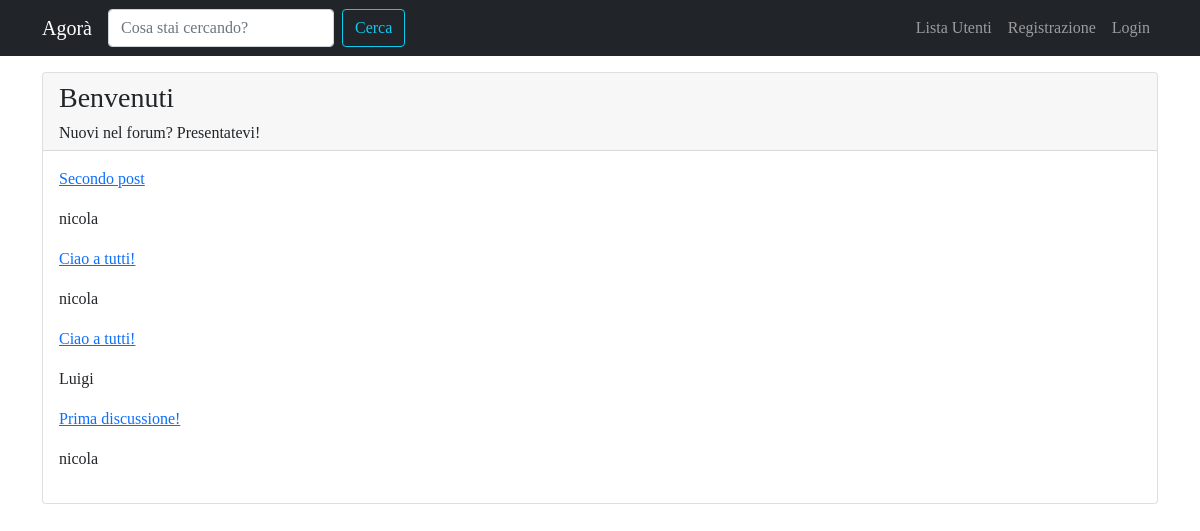
The app's page /forum/sezione/1/, older data.
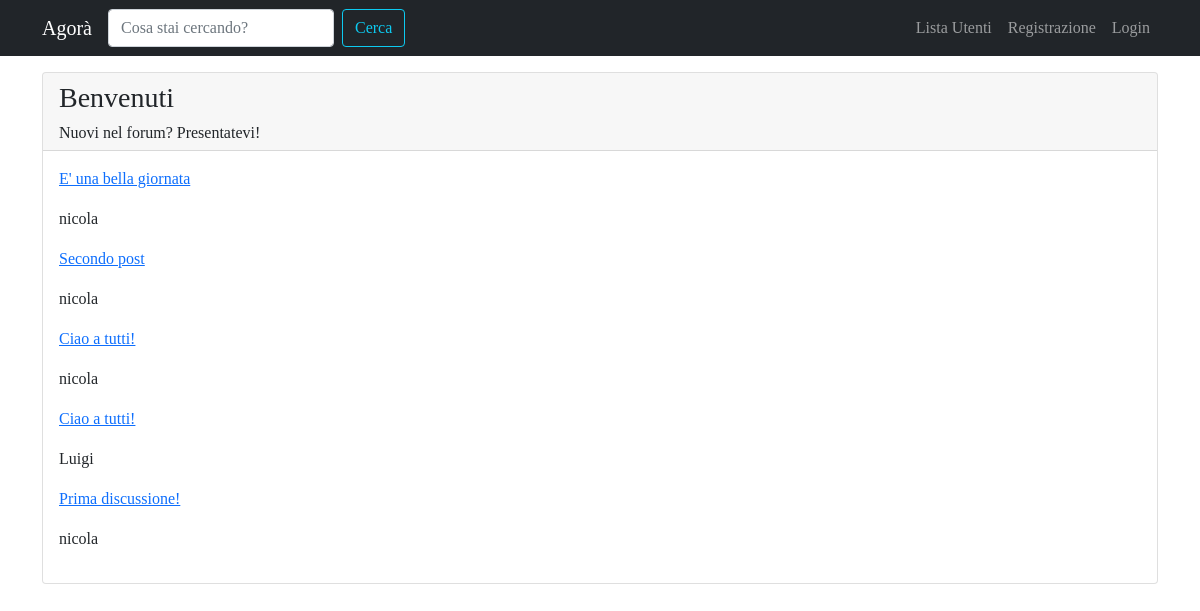
The same page, newer data.
### forum/models.py (models this page shows, shortened)
class Discussione(models.Model):
    titolo = models.CharField(max_length=120)
    data_creazione = models.DateTimeField(auto_now_add=True)
    autore_discussione = models.ForeignKey(User, on_delete=models.CASCADE, related_name="discussioni")
    sezione_appartenenza = models.ForeignKey(Sezione, on_delete=models.CASCADE)
    def get_absolute_url(self):
        return reverse("visualizza_discussione", kwargs={"pk": self.pk})
    class Meta:
        verbose_name = "Discussione"
        verbose_name_plural = "Discussioni"

### forum/views.py (the view)
# urls.py: path('sezione/<int:pk>/', views.visualizza_sezione, name='sezione_view'),
def visualizza_sezione(request, pk):
    sezione = get_object_or_404(Sezione, pk=pk)
    discussioni_sezione = Discussione.objects.filter(
        sezione_appartenenza=sezione
    ).order_by("-data_creazione")
    context = {"sezione": sezione, "discussioni": discussioni_sezione}
    return render(request, "forum/singola_sezione.html", context)

### forum/templates/forum/singola_sezione.html (shortened to what this page needs)
{% extends 'base.html' %}
{% block content %}
<div class="card my-3">
    <div class="card-header">
        <h3> {{ sezione.nome_sezione }} </h3>
        <h6 class="card-text"> {{ sezione.descrizione }} </h6>
    </div>
    <div class="card-body">
        {% for discussione in discussioni %}
            <p><a href="{{ discussione.get_absolute_url }}">{{ discussione.titolo }}</a></p>
            <p>{{ discussione.autore_discussione }}</p>
        {% endfor%}
    </div>
</div>
{% endblock content %}

Row changes from the older to the newer data that the page shows:
added Discussione: titolo "E' una bella giornata", autore_discussione "nicola"
